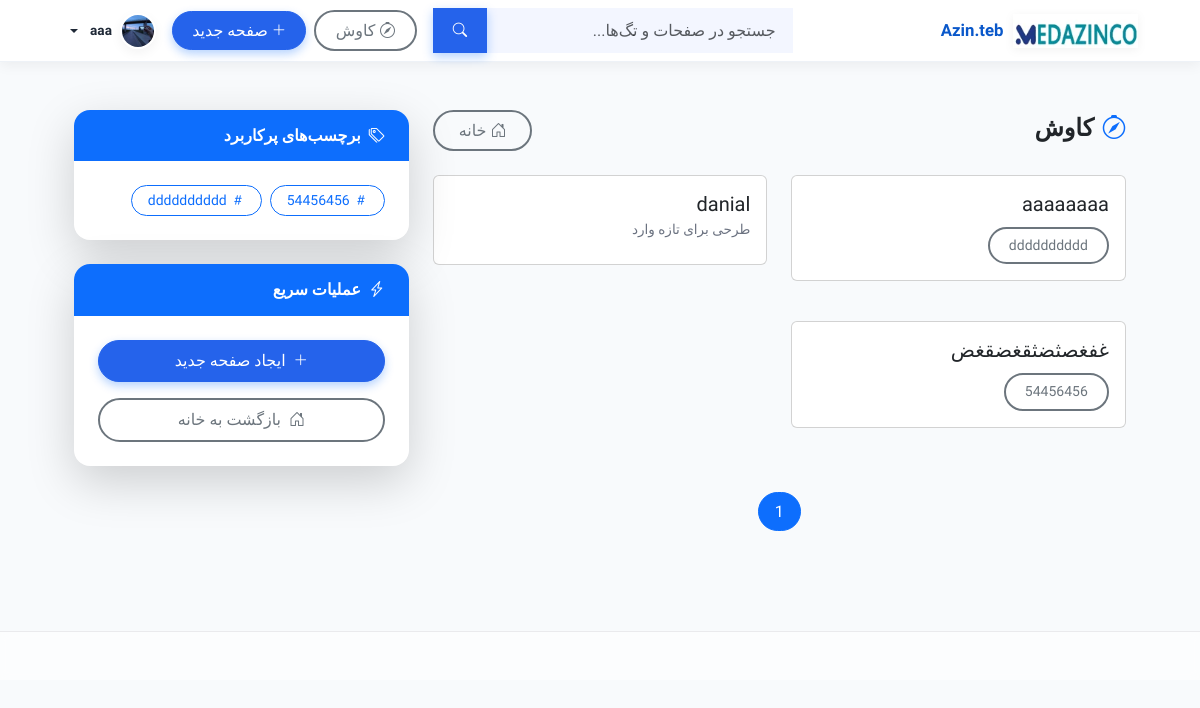
/discover (signed in), run on an earlier commit of the app's database.
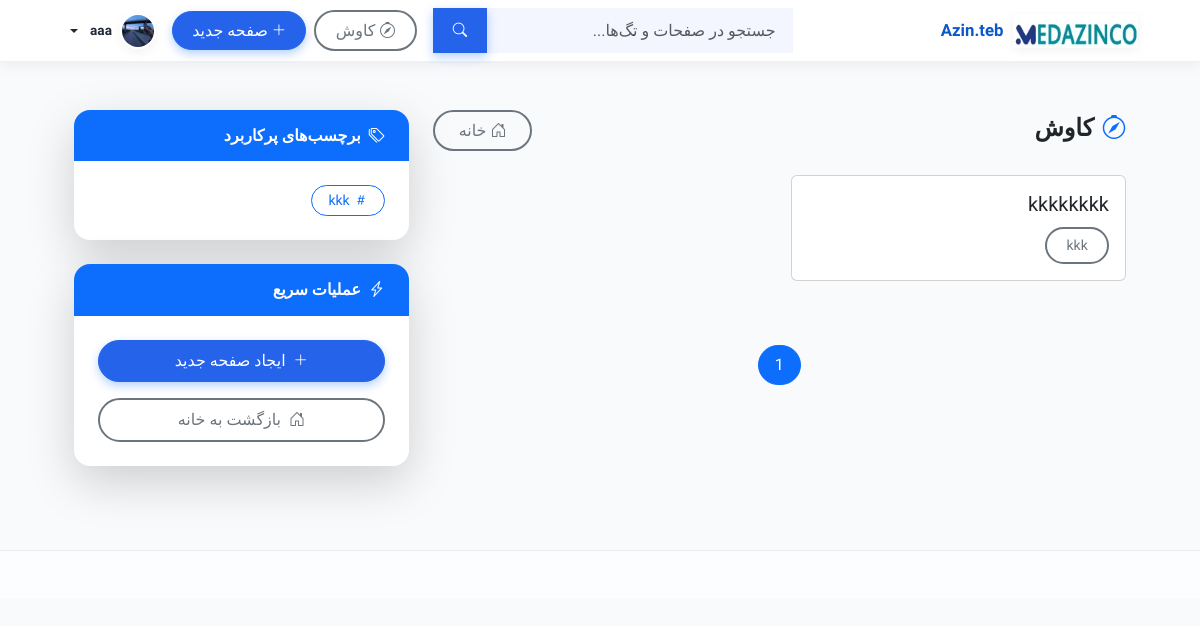
And on a later commit of the database.
### app/models.py (models this page shows, shortened)
class Page(db.Model):
    __tablename__ = 'page'
    id = db.Column(db.Integer, primary_key=True)
    slug = db.Column(db.String(255), unique=True, nullable=False, index=True)
    title = db.Column(db.String(255))
    subtitle = db.Column(db.String(512))
    excerpt = db.Column(db.Text)
    tags = db.Column(db.String(1000))          # comma-separated or JSON
    feature_image = db.Column(db.String(255))
    gallery = db.Column(db.Text)               # JSON list of filenames
    videos = db.Column(db.Text)                # JSON list of filenames
    personnel = db.Column(db.Text)             # JSON list of dicts
    content = db.Column(db.Text)               # محتوای اصلی (Markdown/HTML)
    created_at = db.Column(db.DateTime, default=datetime.utcnow)
    updated_at = db.Column(db.DateTime, default=datetime.utcnow, onupdate=datetime.utcnow)

### app/blueprints/wiki/routes.py (the view, shortened to what this page needs)
@wiki_bp.route('/discover', endpoint='discover')
def discover():
    q = (request.args.get('q') or '').strip()
    tag_filter = (request.args.get('tag') or '').strip()
    page_num = request.args.get('page', 1, type=int)
    per_page = request.args.get('per_page', 12, type=int)
    items: List[Dict[str, Any]] = []
    tagset = set()
    if Page is not None:
        try:
            query = Page.query
            if q:
                like = f"%{q}%"
                query = query.filter((Page.title.ilike(like)) | (Page.excerpt.ilike(like)) | (Page.tags.ilike(like)))  # type: ignore
            pages_all = query.order_by(Page.updated_at.desc()).all()
            for p in pages_all:
                tags_list = [t.strip() for t in (p.tags or "").split(',') if t.strip()]
                for t in tags_list: tagset.add(t)
                items.append({'slug': p.slug, 'title': p.title or p.slug.replace('-', ' '), 'excerpt': p.excerpt or '', 'tags': tags_list, 'url': url_for('wiki.view_page', page_name=p.slug)})
        except Exception:
            current_app.logger.exception("discover DB fallback")
    if tag_filter:
        items = [it for it in items if tag_filter in it['tags']]
    if q:
        qlow = q.lower()
        items = [it for it in items if qlow in it['title'].lower() or qlow in it['excerpt'].lower() or any(qlow in t.lower() for t in it['tags'])]
    items.sort(key=lambda x: x['title'].lower())
    total = len(items)
    start = (page_num - 1) * per_page
    end = start + per_page
    page_items = items[start:end]
    all_tags = sorted(list(tagset), key=lambda s: s.lower())
    total_pages = max(1, (total + per_page - 1) // per_page)
    pagination = {'page': page_num, 'per_page': per_page, 'total': total, 'total_pages': total_pages}
    return render_template('discover.html', q=q, tag_filter=tag_filter, results=page_items, all_tags=all_tags, pagination=pagination)

### app/__init__.py (called while the page is built)
def _inject_template_helpers(app: Flask) -> None:
    @app.context_processor
    def _helpers():
        def endpoint_exists(name: str) -> bool:
            try:
                return name in current_app.view_functions
            except Exception:
                return False
        return {"endpoint_exists": endpoint_exists}

### app/models.py (called while the page is built)
def get_user_by_id(user_id: Optional[str]) -> Optional[User]:
    if not user_id:
        return None
    try:
        uid = int(user_id)
        return db.session.get(User, uid)
    except Exception:
        return None

### app/templates/discover.html (shortened to what this page needs)
{% extends "base.html" %}
{% block extra_head %}
<link rel="stylesheet" href="{{ url_for('static', filename='css/theme.css') }}">
{% endblock %}
{% block content %}
<div class="container py-4">
  <div class="row g-4">
    <div class="col-lg-8">
      <div class="d-flex flex-wrap justify-content-between align-items-center mb-4" data-aos="fade-down">
        <div>
          <h4 class="fw-bold text-dark mb-1">
            <i class="bi bi-compass me-2 text-primary"></i>کاوش
          </h4>
        </div>
        <a href="{{ url_for('index') }}" class="btn btn-outline-secondary rounded-pill px-4 hover-scale">
          <i class="bi bi-house-door me-1"></i>خانه
        </a>
      </div>
      <div id="discover-list" class="row g-4">
        {% for it in results %}
          <div class="col-md-6" data-aos="fade-up" data-aos-delay="{{ loop.index * 50 }}">
            {% include "_card.html" %}
          </div>
        {% endfor %}
      </div>
      <nav id="discover-pager" class="mt-5" aria-label="صفحه‌بندی نتایج">
        <ul class="pagination justify-content-center">
          {% for p in range(1, pagination.total_pages + 1) %}
            {% if p == pagination.page %}
              <li class="page-item active"><span class="page-link rounded-pill mx-1 px-3">{{ p }}</span></li>
            {% elif p >= pagination.page - 2 and p <= pagination.page + 2 %}
              <li class="page-item"><a class="page-link rounded-pill mx-1 px-3" href="{{ url_for('discover') }}?q={{ q }}&tag={{ tag_filter }}&page={{ p }}">{{ p }}</a></li>
            {% elif p == 1 or p == pagination.total_pages %}
              <li class="page-item"><a class="page-link rounded-pill mx-1 px-3" href="{{ url_for('discover') }}?q={{ q }}&tag={{ tag_filter }}&page={{ p }}">{{ p }}</a></li>
            {% elif p == pagination.page - 3 or p == pagination.page + 3 %}
              <li class="page-item disabled"><span class="page-link rounded-pill mx-1 px-3">…</span></li>
            {% endif %}
          {% endfor %}
        </ul>
      </nav>
    </div>
    <aside class="col-lg-4">
      <div class="card border-0 shadow-lg rounded-4 overflow-hidden mb-4" data-aos="fade-right">
        <div class="card-header bg-primary text-white py-3 px-4 border-0">
          <h6 class="mb-0 fw-semibold"><i class="bi bi-tags me-2"></i>برچسب‌های پرکاربرد</h6>
        </div>
        <div class="card-body p-4">
          <div class="d-flex flex-wrap gap-2">
            {% for t in all_tags %}
              <button class="btn btn-sm btn-outline-primary rounded-pill px-3 py-1 tag-filter-btn hover-scale" data-tag="{{ t }}">
                <i class="bi bi-hash me-1"></i>{{ t }}
              </button>
            {% else %}
              <div class="text-muted small">هیچ برچسبی یافت نشد</div>
            {% endfor %}
          </div>
        </div>
      </div>
      <div class="card border-0 shadow-lg rounded-4 overflow-hidden" data-aos="fade-left" data-aos-delay="100">
        <div class="card-header bg-primary text-white py-3 px-4 border-0">
          <h6 class="mb-0 fw-semibold"><i class="bi bi-lightning-charge me-2"></i>عملیات سریع</h6>
        </div>
        <div class="card-body p-4">
          <div class="d-grid gap-3">
            <a href="{{ url_for('edit_page') }}" class="btn btn-primary rounded-pill py-2 hover-scale">
              <i class="bi bi-plus-lg me-2"></i>ایجاد صفحه جدید
            </a>
            <a href="{{ url_for('index') }}" class="btn btn-outline-secondary rounded-pill py-2 hover-scale">
              <i class="bi bi-house-door me-2"></i>بازگشت به خانه
            </a>
          </div>
        </div>
      </div>
    </aside>
  </div>
</div>
{% endblock %}

### app/templates/_card.html (shortened to what this page needs)
<article class="card p-3 mb-3 d-flex gap-3 align-items-start">
  <div style="flex:1;">
    <a class="h5 text-decoration-none" href="{{ it.url }}">{{ it.title }}</a>
    <p class="muted small mb-2">{{ it.excerpt }}</p>
    <div class="d-flex gap-2 flex-wrap">
      {% for t in it.tags %}
        <button class="btn btn-sm btn-outline-secondary tag-filter-btn" data-tag="{{ t }}">{{ t }}</button>
      {% endfor %}
    </div>
  </div>
</article>

What changed in the data, as far as the page shows it:
removed Page: title "aaaaaaaa", tags "dddddddddd"
removed Page: title "danial", excerpt "طرحی برای تازه وارد", shown under "کاوش"
removed Page: title "غفغصثضثقغضقغض", tags "54456456"
added Page: title "kkkkkkkk", tags "kkk"
